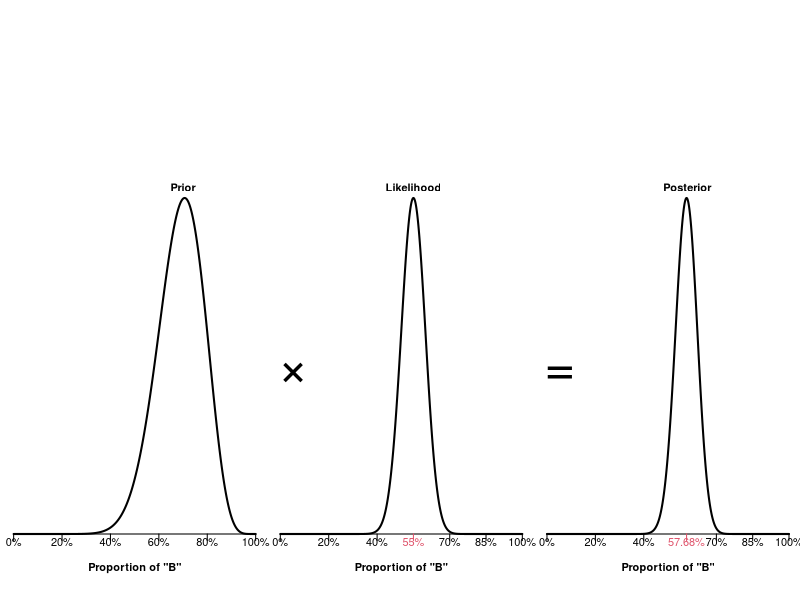

This figure's R source:
     prior = function(x) dbeta(x, 15.56689246, 7.051444) 
likelihood = function(x) dbinom(55, 100, x)
 posterior = function(x) prior(x)*likelihood(x)
      mode = optimize(posterior, interval = c(0, 1), maximum = TRUE, tol = 1e-12)[[1]]

 par(mfcol = c(1, 3), mgp = c(2, .1, 0), mar = c(5, .3, 15, .1), xpd = NA, yaxt = "n", bty = "n", yaxs = "i", lwd = 2, las = 1, font.lab = 2, font = 2)
 
 Prior = curve(prior, n = 1e4, xlab = "Proportion of \"B\"", ylab = NA, xaxt = "n")$y
 mtext("\u00D7", 4, line = 1, cex = 3, font = 1)
 text(.7, max(Prior), "Prior", pos = 3)
 axis(1, at = axTicks(1), lab = paste0(axTicks(1)*1e2, "%"))
 
 Likelihood = curve(likelihood, n = 1e4, xlab = "Proportion of \"B\"", ylab = NA, xaxt = "n")$y
 mtext("=", 4, line = 1, cex = 3, font = 1)
 text(.55, max(Likelihood), "Likelihood", pos = 3)
 axis(1, at = c(0, .2, .4, .7, .85, 1), lab = paste0(c(0, .2, .4, .7, .85, 1)*1e2, "%"))
 axis(1, at = .55, labels = paste0(55, "%"), col = 2, col.axis = 2)
 
 Posterior = curve(posterior, n = 1e4, xlab = "Proportion of \"B\"", ylab = NA, xaxt = "n")$y
 text(.58, max(Posterior), "Posterior", pos = 3)
 axis(1, at = c(0, .2, .4, .7, .85, 1), lab = paste0(c(0, .2, .4, .7, .85, 1)*1e2, "%"))
 axis(1, at = mode, lab = paste0(round(mode, 4)*1e2, "%"), col = 2, col.axis = 2)
